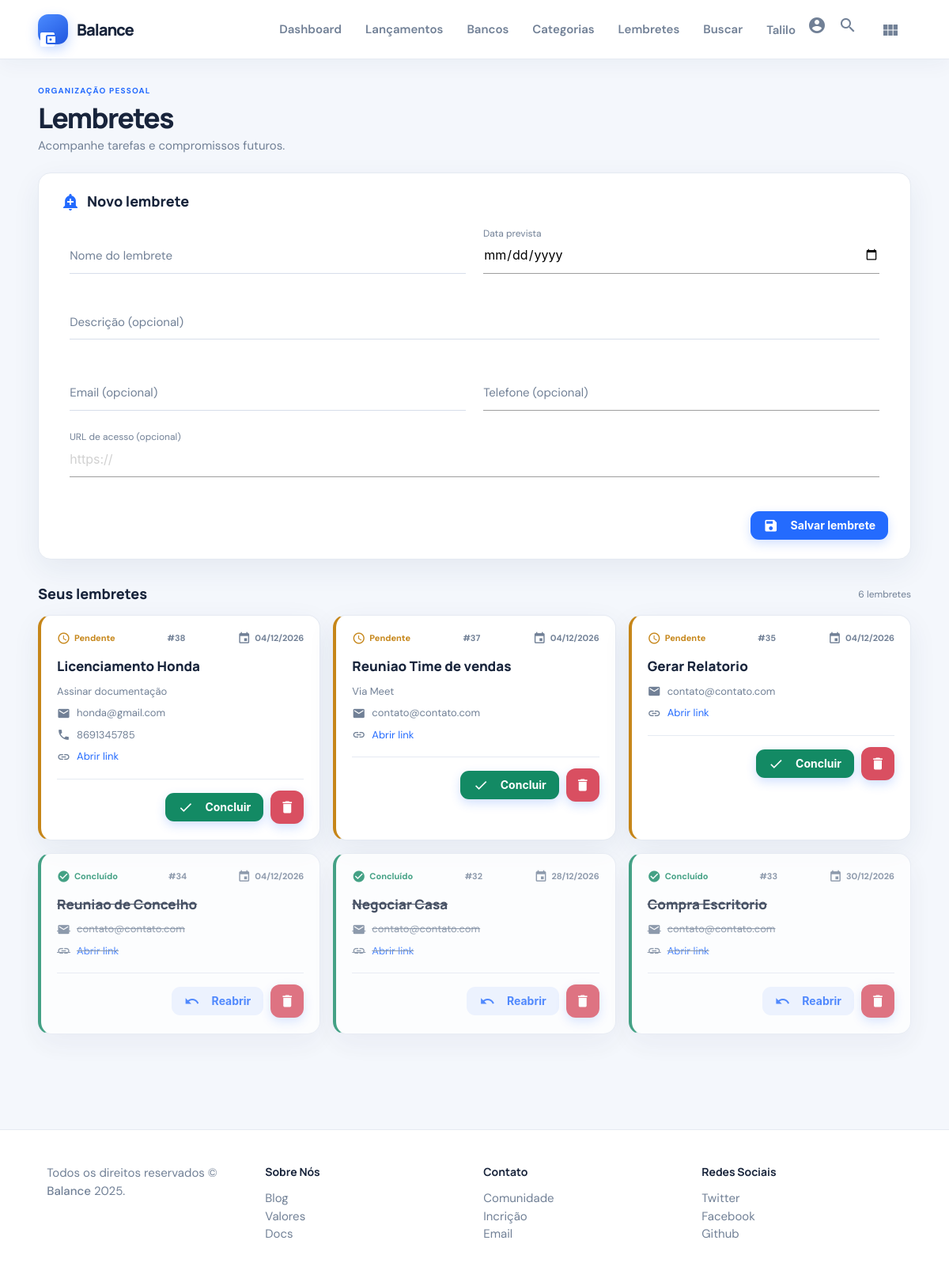
Page /pages/lembretes.php (signed in) on the committed database.
### tables this page shows
CREATE TABLE `links` (
  `id` int(11) NOT NULL,
  `usuario_id` int(11) DEFAULT NULL,
  `nome` varchar(255) NOT NULL,
  `descricao` text DEFAULT NULL,
  `email` varchar(255) DEFAULT NULL,
  `telefone` varchar(30) DEFAULT NULL,
  `data_prevista` date DEFAULT NULL,
  `url` varchar(255) NOT NULL,
  `visto` tinyint(1) NOT NULL DEFAULT 0
);

### pages/lembretes.php (the view, shortened to what this page needs)
<?php
require_once('../database/conexao.php');
$usuarioId = (int) $_SESSION['idUser'];
$colunasNecessarias = ['id', 'usuario_id', 'nome', 'descricao', 'email', 'telefone', 'url', 'data_prevista', 'visto'];
$colunasLinks = [];
try {
    $resultadoColunas = $conexao->query('SHOW COLUMNS FROM links');
    if ($resultadoColunas) {
        while ($coluna = $resultadoColunas->fetch_assoc()) $colunasLinks[] = $coluna['Field'];
    }
} catch (Throwable $exception) {
    $colunasLinks = [];
}
$tabelaPronta = count(array_diff($colunasNecessarias, $colunasLinks)) === 0;
$nomeFormulario = '';
$descricaoFormulario = '';
$emailFormulario = '';
$telefoneFormulario = '';
$urlFormulario = '';
$dataFormulario = '';
$lembretes = [];
function escaparLembrete($valor) {
    return htmlspecialchars((string) $valor, ENT_QUOTES, 'UTF-8');
}
if ($tabelaPronta) {
    try {
        $stmtLembretes = $conexao->prepare('SELECT id, nome, descricao, email, telefone, url, data_prevista, visto FROM links WHERE usuario_id = ? ORDER BY visto ASC, data_prevista ASC, id DESC');
        $stmtLembretes->bind_param('i', $usuarioId);
        if ($stmtLembretes->execute()) {
            $stmtLembretes->bind_result($lembreteId, $lembreteNome, $lembreteDescricao, $lembreteEmail, $lembreteTelefone, $lembreteUrl, $lembreteData, $lembreteVisto);
            while ($stmtLembretes->fetch()) {
                $lembretes[] = ['id' => (int) $lembreteId, 'nome' => $lembreteNome, 'descricao' => $lembreteDescricao, 'email' => $lembreteEmail, 'telefone' => $lembreteTelefone, 'url' => $lembreteUrl, 'data' => $lembreteData, 'concluido' => (bool) $lembreteVisto];
            }
        }
    } catch (Throwable $exception) {
        $erro = 'Não foi possível carregar os lembretes.';
    }
}
?>
<!DOCTYPE html>
<html lang="pt-br" class="<?= (int) ($_SESSION['temaUser'] ?? 0) === 1 ? 'theme-dark' : 'theme-light' ?>">
<head>
  <link rel="stylesheet" href="https://cdnjs.cloudflare.com/ajax/libs/materialize/1.0.0/css/materialize.min.css">
  <link rel="stylesheet" href="../assets/css/styles.css?v=20261107-26">
</head>
<body class="<?= (int) ($_SESSION['temaUser'] ?? 0) === 1 ? 'theme-dark' : 'theme-light' ?>">
  <?php include('./views/header.php'); ?>
  <main class="banks-page reminders-page">
    <div class="container banks-heading">
      <div><span class="section-eyebrow">Organização pessoal</span><h2>Lembretes</h2><p>Acompanhe tarefas e compromissos futuros.</p></div>
    </div>
    <section class="container bank-form-card" aria-labelledby="reminder-form-title">
      <h3 id="reminder-form-title"><i class="material-icons" aria-hidden="true">add_alert</i>Novo lembrete</h3>
      <form method="post" action="lembretes.php" class="reminder-form">
        <div class="row">
          <div class="input-field col s12 m6">
            <input id="reminder-name" name="nome" type="text" maxlength="255" value="<?= escaparLembrete($nomeFormulario) ?>" required <?= !$tabelaPronta ? 'disabled' : '' ?>>
            <label for="reminder-name" class="<?= $nomeFormulario !== '' ? 'active' : '' ?>">Nome do lembrete</label>
          </div>
          <div class="input-field col s12 m6">
            <input id="reminder-date" name="data_prevista" type="date" value="<?= escaparLembrete($dataFormulario) ?>" required <?= !$tabelaPronta ? 'disabled' : '' ?>>
            <label for="reminder-date" class="active">Data prevista</label>
          </div>
          <div class="input-field col s12">
            <textarea id="reminder-description" name="descricao" class="materialize-textarea" maxlength="2000" <?= !$tabelaPronta ? 'disabled' : '' ?>><?= escaparLembrete($descricaoFormulario) ?></textarea>
            <label for="reminder-description" class="<?= $descricaoFormulario !== '' ? 'active' : '' ?>">Descrição (opcional)</label>
          </div>
          <div class="input-field col s12 m6">
            <input id="reminder-email" name="email" type="email" maxlength="255" value="<?= escaparLembrete($emailFormulario) ?>" <?= !$tabelaPronta ? 'disabled' : '' ?>>
            <label for="reminder-email" class="<?= $emailFormulario !== '' ? 'active' : '' ?>">Email (opcional)</label>
          </div>
          <div class="input-field col s12 m6">
            <input id="reminder-phone" name="telefone" type="tel" maxlength="30" value="<?= escaparLembrete($telefoneFormulario) ?>" <?= !$tabelaPronta ? 'disabled' : '' ?>>
            <label for="reminder-phone" class="<?= $telefoneFormulario !== '' ? 'active' : '' ?>">Telefone (opcional)</label>
          </div>
          <div class="input-field col s12">
            <input id="reminder-url" name="url" type="url" maxlength="255" value="<?= escaparLembrete($urlFormulario) ?>" placeholder="https://" <?= !$tabelaPronta ? 'disabled' : '' ?>>
            <label for="reminder-url" class="<?= $urlFormulario !== '' ? 'active' : '' ?>">URL de acesso (opcional)</label>
          </div>
        </div>
        <div class="bank-form-actions"><button class="btn waves-effect waves-light" type="submit" <?= !$tabelaPronta ? 'disabled' : '' ?>><i class="material-icons left">save</i>Salvar lembrete</button></div>
      </form>
    </section>
    <section class="container bank-list-section reminders-list-section" aria-labelledby="reminders-list-title">
      <div class="bank-list-heading"><h3 id="reminders-list-title">Seus lembretes</h3><span><?= count($lembretes) ?> <?= count($lembretes) === 1 ? 'lembrete' : 'lembretes' ?></span></div>
      <?php if (!$tabelaPronta || !$lembretes): ?>
        <div class="bank-empty"><i class="material-icons" aria-hidden="true">notifications_none</i><p><?= $tabelaPronta ? 'Nenhum lembrete cadastrado ainda.' : 'Os lembretes aparecerão aqui após a migração do banco.' ?></p></div>
      <?php else: ?>
        <div class="reminder-grid">
          <?php foreach ($lembretes as $lembrete): ?>
            <article class="reminder-card <?= $lembrete['concluido'] ? 'is-completed' : '' ?>">
              <div class="reminder-card-heading">
                <span class="reminder-status <?= $lembrete['concluido'] ? 'completed' : 'pending' ?>"><i class="material-icons" aria-hidden="true"><?= $lembrete['concluido'] ? 'check_circle' : 'schedule' ?></i><?= $lembrete['concluido'] ? 'Concluído' : 'Pendente' ?></span>
                <span class="reminder-id">#<?= $lembrete['id'] ?></span>
                <time datetime="<?= escaparLembrete($lembrete['data']) ?>"><i class="material-icons" aria-hidden="true">event</i><?= escaparLembrete(date('d/m/Y', strtotime($lembrete['data']))) ?></time>
              </div>
              <h4><?= escaparLembrete($lembrete['nome']) ?></h4>
              <?php if (!empty($lembrete['descricao'])): ?><p class="reminder-description"><?= nl2br(escaparLembrete($lembrete['descricao'])) ?></p><?php endif; ?>
              <?php if (!empty($lembrete['email'])): ?><p><i class="material-icons" aria-hidden="true">email</i><?= escaparLembrete($lembrete['email']) ?></p><?php endif; ?>
              <?php if (!empty($lembrete['telefone'])): ?><p><i class="material-icons" aria-hidden="true">phone</i><?= escaparLembrete($lembrete['telefone']) ?></p><?php endif; ?>
              <?php if (!empty($lembrete['url'])): ?><p><i class="material-icons" aria-hidden="true">link</i><a href="<?= escaparLembrete($lembrete['url']) ?>" target="_blank" rel="noopener noreferrer">Abrir link</a></p><?php endif; ?>
              <div class="reminder-actions">
              <form method="post" action="lembretes.php" class="reminder-status-form">
                <button class="btn <?= $lembrete['concluido'] ? 'btn-secondary' : 'btn-success' ?>" type="submit"><i class="material-icons left" aria-hidden="true"><?= $lembrete['concluido'] ? 'undo' : 'check' ?></i><?= $lembrete['concluido'] ? 'Reabrir' : 'Concluir' ?></button>
              </form>
              <form method="post" action="lembretes.php" class="reminder-delete-form" onsubmit="return confirm('Excluir este lembrete? Essa ação não pode ser desfeita.');">
                <button class="btn btn-danger reminder-delete-button" type="submit" aria-label="Excluir lembrete <?= escaparLembrete($lembrete['nome']) ?>" title="Excluir lembrete"><i class="material-icons" aria-hidden="true">delete</i></button>
              </form>
              </div>
            </article>
          <?php endforeach; ?>
        </div>
      <?php endif; ?>
    </section>
  </main>
  <?php include('./views/footer.php'); ?>
</body>
</html>

### rows in the picture
links: shows "Pendente", id "38", data_prevista "04/12/2026", nome "Licenciamento Honda", descricao "Assinar documentação", email "honda@gmail.com", telefone "8691345785", shows "Concluir"
links: shows "Pendente", id "37", data_prevista "04/12/2026", nome "Reuniao Time de vendas", descricao "Via Meet", email "contato@contato.com", shows "Concluir"
links: shows "Pendente", id "35", data_prevista "04/12/2026", nome "Gerar Relatorio", email "contato@contato.com", shows "Concluir"
links: shows "Concluído", id "34", data_prevista "04/12/2026", nome "Reuniao de Concelho", email "contato@contato.com", shows "Reabrir"
links: shows "Concluído", id "32", data_prevista "28/12/2026", nome "Negociar Casa", email "contato@contato.com", shows "Reabrir"
links: shows "Concluído", id "33", data_prevista "30/12/2026", nome "Compra Escritorio", email "contato@contato.com", shows "Reabrir"

### other values in the picture
$_SESSION['usuario'] "Talilo"
count($lembretes) "6"
